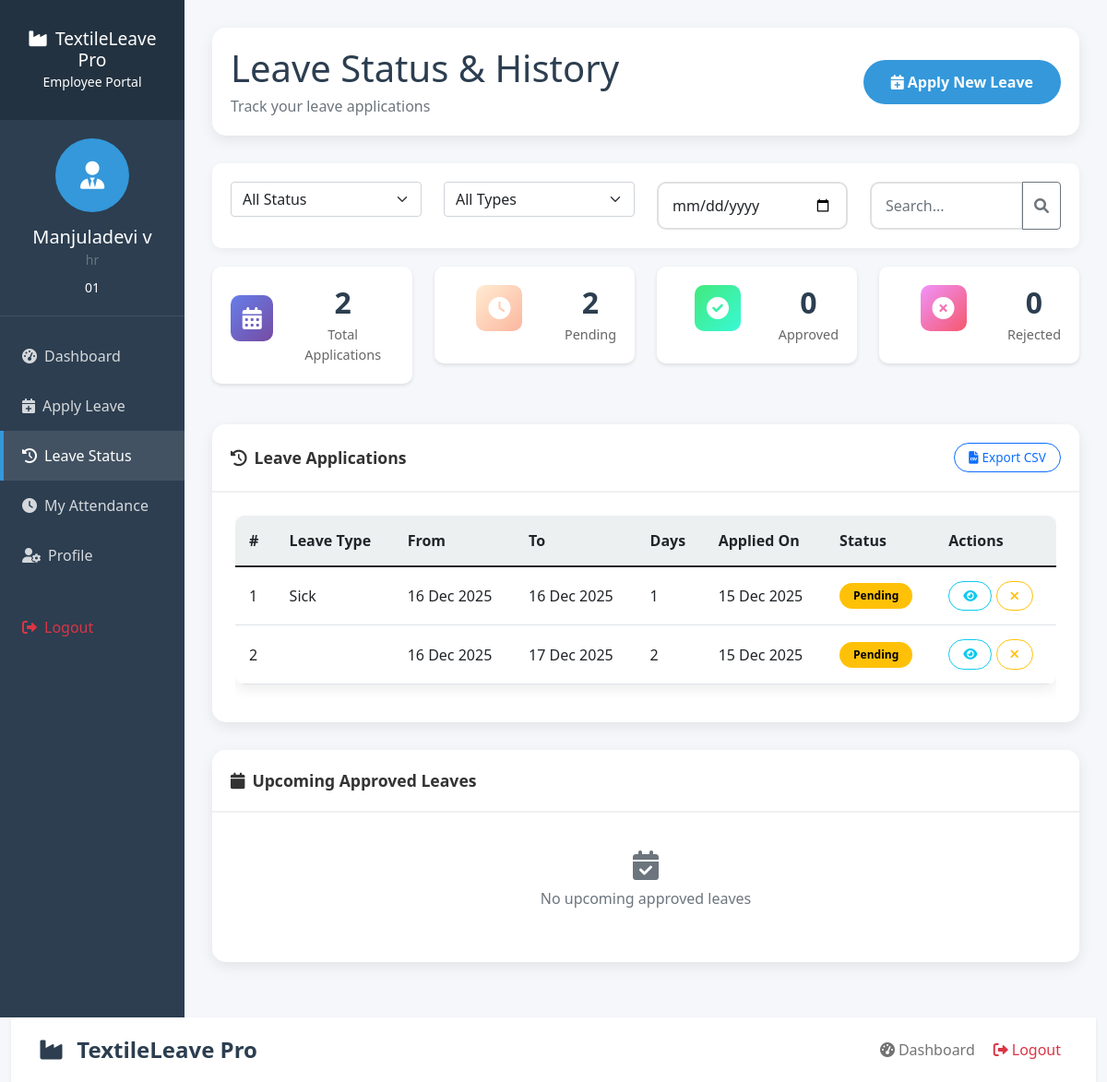
/user/leave_status (signed in), run on the app's committed database.
### app.py (models this page shows, shortened)
class User(UserMixin, db.Model):
    id = db.Column(db.Integer, primary_key=True)
    employee_id = db.Column(db.String(20), unique=True, nullable=False)
    first_name = db.Column(db.String(50), nullable=False)
    last_name = db.Column(db.String(50), nullable=False)
    email = db.Column(db.String(120), unique=True, nullable=False)
    phone = db.Column(db.String(20))
    department = db.Column(db.String(50))
    designation = db.Column(db.String(50))
    shift = db.Column(db.String(20))
    date_of_joining = db.Column(db.Date, nullable=False)
    password_hash = db.Column(db.String(256), nullable=False)
    is_admin = db.Column(db.Boolean, default=False)
    is_active = db.Column(db.Boolean, default=True)
    created_at = db.Column(db.DateTime, default=datetime.utcnow)
    leaves = db.relationship('Leave', foreign_keys='Leave.user_id', backref='applicant', lazy=True)
    attendances = db.relationship('Attendance', foreign_keys='Attendance.user_id', backref='employee', lazy=True)
    approved_leaves = db.relationship('Leave', foreign_keys='Leave.approved_by', backref='approver', lazy=True)
    recorded_attendances = db.relationship('Attendance', foreign_keys='Attendance.recorded_by', backref='recorder', lazy=True)
    @property
    def password(self):
        raise AttributeError('password is not a readable attribute')
    def get_full_name(self):
        return f"{self.first_name} {self.last_name}"

class Leave(db.Model):
    id = db.Column(db.Integer, primary_key=True)
    user_id = db.Column(db.Integer, db.ForeignKey('user.id'), nullable=False)
    leave_type = db.Column(db.String(50), nullable=False)
    start_date = db.Column(db.Date, nullable=False)
    end_date = db.Column(db.Date, nullable=False)
    total_days = db.Column(db.Integer, nullable=False)
    reason = db.Column(db.Text, nullable=False)
    status = db.Column(db.String(20), default='Pending')
    admin_comment = db.Column(db.Text)
    applied_date = db.Column(db.DateTime, default=datetime.utcnow)
    approved_by = db.Column(db.Integer, db.ForeignKey('user.id'), nullable=True)
    approved_date = db.Column(db.DateTime, nullable=True)

### app.py (the view)
@app.route('/user/leave_status')
@login_required
def leave_status():
    leaves = Leave.query.filter_by(user_id=current_user.id).order_by(Leave.start_date.desc()).all()
    total_leaves = len(leaves)
    approved_leaves = len([l for l in leaves if l.status == 'Approved'])
    pending_leaves = len([l for l in leaves if l.status == 'Pending'])
    rejected_leaves = len([l for l in leaves if l.status == 'Rejected'])
    return render_template('user/leave_status.html',
                           leaves=leaves,
                           total_leaves=total_leaves,
                           approved_leaves=approved_leaves,
                           pending_leaves=pending_leaves,
                           rejected_leaves=rejected_leaves)

### templates/user/leave_status.html (shortened to what this page needs)
{% extends "layout.html" %}
{% block extra_css %}
<link rel="stylesheet" href="{{ url_for('static', filename='css/dashboard.css') }}">
{% endblock %}
{% block body %}
<div class="container-fluid">
    <div class="row">
        <div class="col-md-3 col-lg-2 sidebar d-md-block">
            <div class="sidebar-header">
                <h3><i class="fas fa-industry me-2"></i>TextileLeave Pro</h3>
                <small>Employee Portal</small>
            </div>
            <div class="user-info">
                <div class="user-avatar">
                    <i class="fas fa-user-tie"></i>
                </div>
                <h5 class="mt-2 mb-0">{{ current_user.get_full_name() }}</h5>
                <small class="text-muted">{{ current_user.designation }}</small>
                <p class="small mt-2 mb-0">{{ current_user.employee_id }}</p>
            </div>
            <ul class="nav flex-column mt-3">
                <li class="nav-item">
                    <a class="nav-link" href="{{ url_for('user_dashboard') }}">
                        <i class="fas fa-tachometer-alt me-2"></i>Dashboard
                    </a>
                </li>
                <li class="nav-item">
                    <a class="nav-link" href="{{ url_for('apply_leave') }}">
                        <i class="fas fa-calendar-plus me-2"></i>Apply Leave
                    </a>
                </li>
                <li class="nav-item">
                    <a class="nav-link active" href="{{ url_for('leave_status') }}">
                        <i class="fas fa-history me-2"></i>Leave Status
                    </a>
                </li>
                <li class="nav-item">
                    <a class="nav-link" href="{{ url_for('user_attendance') }}">
                        <i class="fas fa-clock me-2"></i>My Attendance
                    </a>
                </li>
                <li class="nav-item">
                    <a class="nav-link" href="{{ url_for('user_profile') }}">
                        <i class="fas fa-user-cog me-2"></i>Profile
                    </a>
                </li>
                <li class="nav-item mt-4">
                    <a class="nav-link text-danger" href="{{ url_for('logout') }}">
                        <i class="fas fa-sign-out-alt me-2"></i>Logout
                    </a>
                </li>
            </ul>
        </div>
        <div class="col-md-9 col-lg-10 main-content">
            <div class="dashboard-header">
                <div class="row align-items-center">
                    <div class="col-md-8">
                        <div class="welcome-message">
                            <h1>Leave Status & History</h1>
                            <p class="text-muted mb-0">Track your leave applications</p>
                        </div>
                    </div>
                    <div class="col-md-4 text-end">
                        <a href="{{ url_for('apply_leave') }}" class="btn btn-primary">
                            <i class="fas fa-calendar-plus me-1"></i>Apply New Leave
                        </a>
                    </div>
                </div>
            </div>
            <div class="filter-bar">
                <div class="row">
                    <div class="col-md-3">
                        <select class="form-select" id="statusFilter">
                            <option value="">All Status</option>
                        </select>
                    </div>
                    <div class="col-md-3">
                        <select class="form-select" id="typeFilter">
                            <option value="">All Types</option>
                        </select>
                    </div>
                    <div class="col-md-3">
                        <input type="date" class="form-control" id="dateFromFilter" placeholder="From Date">
                    </div>
                    <div class="col-md-3">
                        <div class="input-group">
                            <input type="text" class="form-control" placeholder="Search..." id="searchInput">
                            <button class="btn btn-outline-secondary" type="button">
                                <i class="fas fa-search"></i>
                            </button>
                        </div>
                    </div>
                </div>
            </div>
            <div class="row mb-4">
                <div class="col-md-3">
                    <div class="stat-card">
                        <div class="stat-icon" style="background: linear-gradient(135deg, #667eea 0%, #764ba2 100%);">
                            <i class="fas fa-calendar-alt"></i>
                        </div>
                        <div class="stat-content">
                            <h3>{{ total_leaves }}</h3>
                            <p>Total Applications</p>
                        </div>
                    </div>
                </div>
                <div class="col-md-3">
                    <div class="stat-card">
                        <div class="stat-icon" style="background: linear-gradient(135deg, #ffecd2 0%, #fcb69f 100%);">
                            <i class="fas fa-clock"></i>
                        </div>
                        <div class="stat-content">
                            <h3>{{ pending_leaves }}</h3>
                            <p>Pending</p>
                        </div>
                    </div>
                </div>
                <div class="col-md-3">
                    <div class="stat-card">
                        <div class="stat-icon" style="background: linear-gradient(135deg, #43e97b 0%, #38f9d7 100%);">
                            <i class="fas fa-check-circle"></i>
                        </div>
                        <div class="stat-content">
                            <h3>{{ approved_leaves }}</h3>
                            <p>Approved</p>
                        </div>
                    </div>
                </div>
                <div class="col-md-3">
                    <div class="stat-card">
                        <div class="stat-icon" style="background: linear-gradient(135deg, #f093fb 0%, #f5576c 100%);">
                            <i class="fas fa-times-circle"></i>
                        </div>
                        <div class="stat-content">
                            <h3>{{ rejected_leaves }}</h3>
                            <p>Rejected</p>
                        </div>
                    </div>
                </div>
            </div>
            <div class="card">
                <div class="card-header d-flex justify-content-between align-items-center">
                    <span><i class="fas fa-history me-2"></i>Leave Applications</span>
                    <div>
                        <button class="btn btn-sm btn-outline-primary" onclick="exportTableToCSV('leaves_export.csv')">
                            <i class="fas fa-file-csv me-1"></i>Export CSV
                        </button>
                    </div>
                </div>
                <div class="card-body">
                    {% if leaves %}
                    <div class="table-responsive">
                        <table class="table table-hover" id="leavesTable">
                            <thead>
                                <tr>
                                    <th>#</th>
                                    <th>Leave Type</th>
                                    <th>From</th>
                                    <th>To</th>
                                    <th>Days</th>
                                    <th>Applied On</th>
                                    <th>Status</th>
                                    <th>Actions</th>
                                </tr>
                            </thead>
                            <tbody>
                                {% for leave in leaves %}
                                <tr>
                                    <td>{{ loop.index }}</td>
                                    <td>{{ leave.leave_type }}</td>
                                    <td>{{ leave.start_date.strftime('%d %b %Y') }}</td>
                                    <td>{{ leave.end_date.strftime('%d %b %Y') }}</td>
                                    <td>{{ leave.total_days }}</td>
                                    <td>{{ leave.applied_date.strftime('%d %b %Y') }}</td>
                                    <td>
                                        {% if leave.status == 'Pending' %}
                                        <span class="badge badge-pending">Pending</span>
                                        {% elif leave.status == 'Approved' %}
                                        <span class="badge badge-approved">Approved</span>
                                        {% else %}
                                        <span class="badge badge-rejected">Rejected</span>
                                        {% endif %}
                                    </td>
                                    <td>
                                        <button class="btn btn-outline-info btn-sm"
                                                data-bs-toggle="modal"
                                                data-bs-target="#viewLeaveModal{{ leave.id }}"
                                                title="View Details">
                                            <i class="fas fa-eye"></i>
                                        </button>
                                        {% if leave.status == 'Pending' %}
                                        <button class="btn btn-outline-warning btn-sm"
                                                onclick="cancelLeave({{ leave.id }})"
                                                title="Cancel Leave">
                                            <i class="fas fa-times"></i>
                                        </button>
                                        {% endif %}
                                    </td>
                                </tr>
                                {% endfor %}
                            </tbody>
                        </table>
                    </div>
                    {% endif %}
                </div>
            </div>
<div class="card mt-4">
    <div class="card-header">
        <i class="fas fa-calendar me-2"></i>Upcoming Approved Leaves
    </div>
    <div class="card-body">
        <div class="row">
            {% set upcoming_leaves = [] %}
            {% if upcoming_leaves|length == 0 %}
            <div class="col-md-12 text-center text-muted py-3">
                <i class="fas fa-calendar-check fa-2x mb-2"></i>
                <p>No upcoming approved leaves</p>
            </div>
            {% endif %}
        </div>
    </div>
</div>
    </div>
</div>
{% endblock %}

### data on the page
User: get_full_name "Manjuladevi v", designation "hr", employee_id "01"
Leave: leave_type "Sick", start_date "16 Dec 2025", end_date "16 Dec 2025", total_days "1", applied_date "15 Dec 2025", status "Pending"
Leave: start_date "16 Dec 2025", end_date "17 Dec 2025", total_days "2", applied_date "15 Dec 2025", status "Pending"

### other printed values
{{ total_leaves }} "2"
{{ pending_leaves }} "2"
{{ approved_leaves }} "0"
{{ rejected_leaves }} "0"
